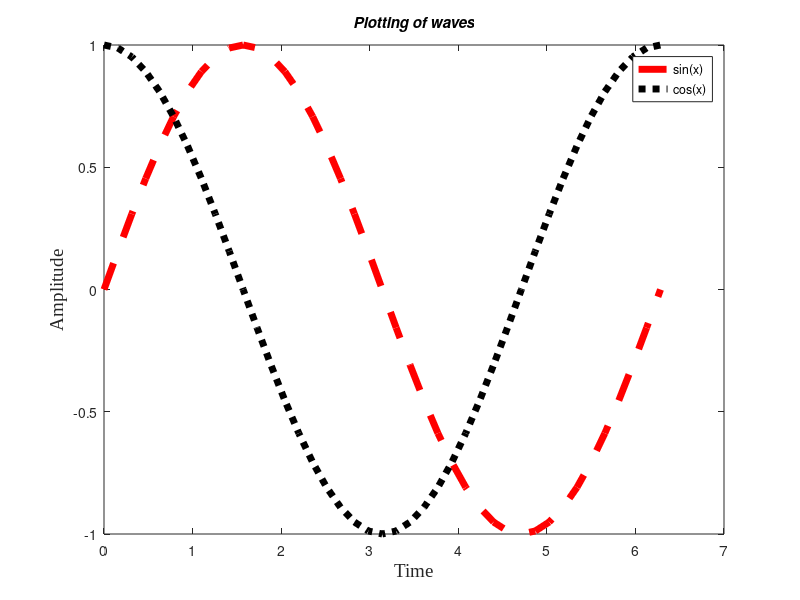

MATLAB code to generate this figure:
%plotting of two waves in the same figure window
%the code plots two signals with along with legends, labels and different specifications for both signals
%created by Simran 16070121056
%version 1


clc;
clear all;
close all;

figure %creates a figure window
t = 0:pi/20:2*pi;
g = plot(t,sin(t),'--r')
set(g,'LineWidth',5); %LineWidth is used to change the width of the line 

hold on
t = 0:pi/20:2*pi;
q = plot(t,cos(t),':k')
set(q,'LineWidth',5)
%set is used for setting graphics object properties, here linewidth is the property

legend('sin(x)','cos(x)')
%legend is used to define and differentiate two signals which have been plotted on the same figure
title('Plotting of waves','FontAngle', 'italic');
%FontAngle is used to define the attribute of the font
xlabel('Time','FontSize',14,'FontName','Times New Roman')
%FontName is used to define the font type
ylabel('Amplitude','FontSize',14,'FontName','Times New Roman')
%FontSize is used to define the size of the font
